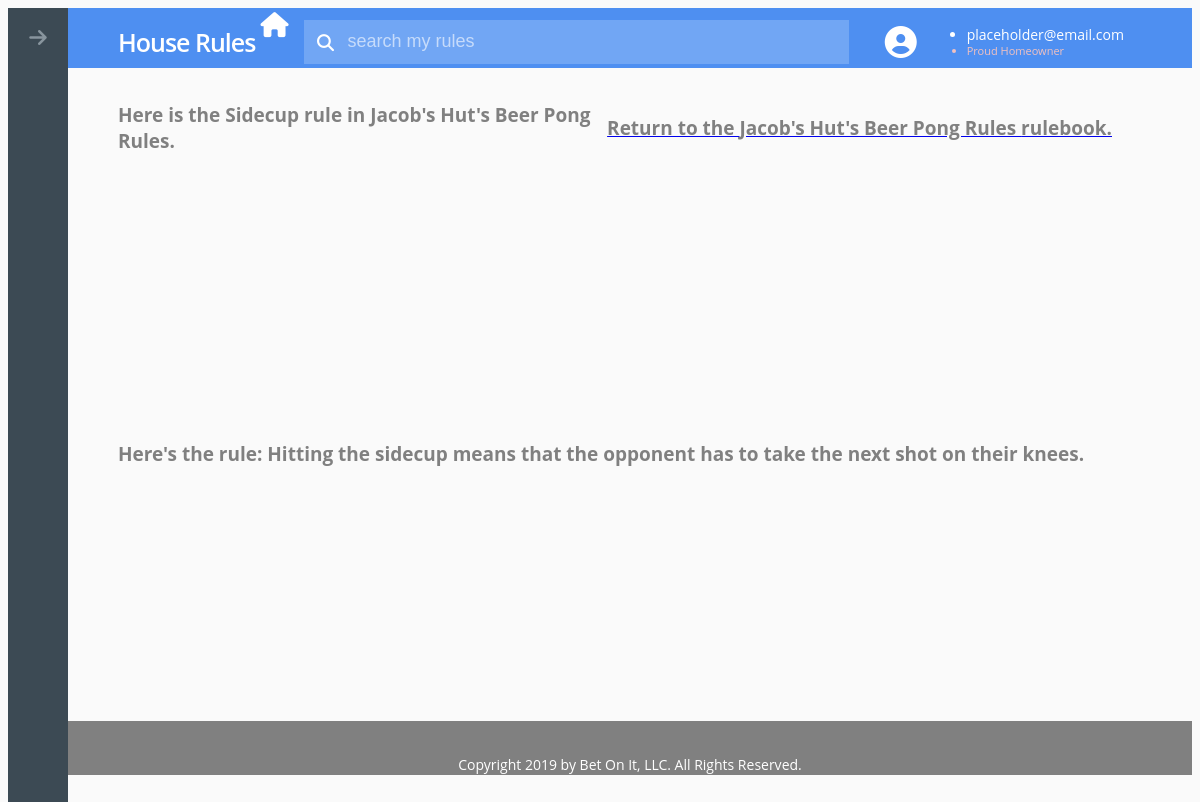
The page /rule/1/ on the database its author committed.
### hr/models.py (models this page shows, shortened)
class Rule(models.Model):
	rule_name = models.CharField(max_length=50)
	rule_text = models.CharField(max_length=500)
	parent_rulebook = models.ForeignKey(Rulebook, default = "0000000", on_delete=models.CASCADE)

class Rulebook(models.Model):
	rulebook_name = models.CharField(max_length=50)
	parent_house = models.ForeignKey(House, default = "0000000", on_delete=models.CASCADE)
	def __str__(self):
		return self.parent_house.__str__() + "'s " + self.rulebook_name + " Rules"

class House(models.Model):
	house_name = models.CharField(max_length=50)
	def __str__(self):
		return self.house_name

### hr/views.py (the view)
# urls.py: path('rule/<int:Rule_id>/', views.rule),
def rule(request, Rule_id):
	rule = get_object_or_404(Rule, pk=Rule_id)
	return render(request, 'hr/rule.html', {'Rule': rule})

### hr/templates/hr/rule.html (shortened to what this page needs)
{% load static %}
<!DOCTYPE html>
<head>
	{% block css_js %}
		<link rel="stylesheet" href="https://cdnjs.cloudflare.com/ajax/libs/meyer-reset/2.0/reset.min.css">
		<link rel = "stylesheet" type = "text/css" href = "{% static 'hr/house/style.css' %}"/>
	{% endblock %}
</head>
<body>
<main class="main-content">
	<div class="masthead">
		<div class="logo">
			<h1>House Rules<i class="fas fa-home logo-icon" aria-hidden="true"></i></h1>
		</div>
		<div class="rules-search">
			<form>
				<input type="search" class="search-input" placeholder="search my rules" aria-label="search rules">
				<i class="fas fa-search search-icon" aria-hidden="true"></i>
			</form>
		</div>
		<div class="user-settings" tabindex="0" aria-label="User Settings">
			<div class="user-image">
				<i class="fas fa-user-circle" aria-hidden="true"></i>
			</div>
			<ul class="user-info">
				<li class="user-email">placeholder@email.com</li>
				<li class="user-type">Proud Homeowner</li>
			</ul>
		</div>
	</div>
	<div class="rules-items-controls">
		<h2>Here is the {{Rule.rule_name}} rule in {{Rule.parent_rulebook}}.</h2>
	<a href = "/rulebook/{{Rule.parent_rulebook.id}}/">
		<h2>Return to the {{Rule.parent_rulebook}} rulebook.</h2>
	</a>
	</div>
	<div class="rules-items-controls">
		<h2>Here's the rule: {{Rule.rule_text}}</h2>
	</div>
	<div id = "footer" align = "center">
      <p> Copyright 2019 by Bet On It, LLC.  All Rights Reserved. </p>
    </div>
</main>
<nav class="sidebar">
	<button class="collapse-btn menu-btn btn" aria-label="Expand Menu" title="Expand Menu">
            <i class="fas fa-arrow-right" aria-hidden="true"></i>
        </button>
</nav>
</body>

### hr/static/hr/house/style.css (style rules this page uses)
body { font-family: "Open Sans", Arial, sans-serif; display: flex; min-height: 100vh; background-color: #fafafa; position: relative; }
#footer { font-size: 14px; color: #ffffff; width: 100%; height: 16%; text-align: center; background: #808080; padding-top: 20px; padding-bottom: 20px; }
.main-content { display: flex; flex-direction: column; flex: 1; order: 1; text-decoration: none; }
.btn { font-size: inherit; font-weight: inherit; background: none; border: none; color: inherit; display: flex; justify-content: center; align-items: center; cursor: pointer; }
.masthead { display: flex; align-items: center; flex-basis: 6rem; position: -webkit-sticky; position: sticky; top: 0; background-color: #4e8ff1; color: #fff; padding: 0 5rem; }
.logo h1 { font-size: 2.5rem; font-weight: 600; letter-spacing: -0.1rem; white-space: nowrap; }
.logo-icon { position: relative; padding-left: 0.5rem; vertical-align: middle; bottom: 20px; }
.rules-search { flex: 1 0 19.2rem; margin: 0 1.6rem; position: relative; }
.search-input { font-size: 1.8rem; font-weight: 400; height: 4.4rem; width: 98%; background-color: rgba(255, 255, 255, 0.2); color: #fff; caret-color: #fff; padding-left: 4.4rem; border: none; }
.search-input::placeholder { color: rgba(255, 255, 255, 0.6); }
.search-icon { font-size: 1.7rem; position: absolute; top: 2.2rem; left: 2.2rem; transform: translate(-50%, -50%); }
.user-settings { display: flex; align-items: center; font-weight: 400; line-height: 1.2; height: 100%; padding: 0 0.8rem; cursor: pointer; }
.user-image { font-size: 3.2rem; }
.user-info { margin: 0 1rem; }
.user-email { font-size: 1.4rem; }
.user-type { font-size: 1.1rem; color: #f1c1c0; }
.rules-items-controls { display: flex; align-items: center; position: -webkit-sticky; position: sticky; top: 6rem; padding: 1.8rem 5rem; background-color: #fafafa; }
.rules-items-controls h2 { flex: 1; font-size: 1.9rem; font-weight: 700; color: #808080; }
.sidebar { display: flex; flex-direction: column; flex: 0 0 6rem; position: -webkit-sticky; position: sticky; top: 0; height: 100vh; font-size: 20px; background-color: #3c4a54; color: #88959e; }
.menu-btn { height: 4rem; flex-shrink: 0; width: 100%; }
.collapse-btn { height: 6rem; }

### rows shown on the page
Rule: rule_name "Sidecup", parent_rulebook "Jacob's Hut's Beer Pong Rules", rule_text "Hitting the sidecup means that the opponent has to take the next shot on their knees."
